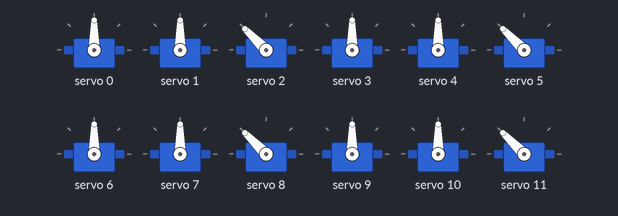
Bench run of a sketch on a simulated Arduino Uno, built with avr-gcc and run on an emulated ATmega328P. On the bench: 12 × servo.

Above: at 0.05 s.
At 3.1 s:
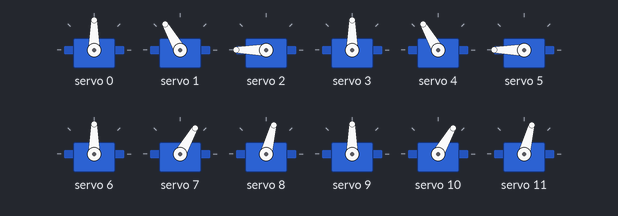
Timing chart, 0 to 7.2 s (numbered marks = the images above):
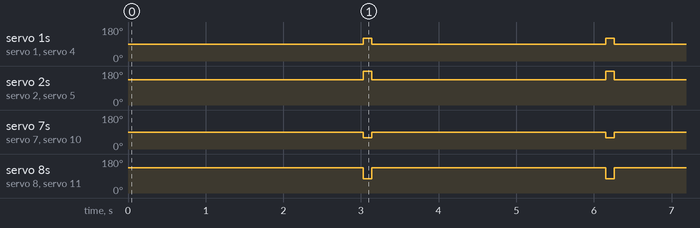

Measured:
- by itself, servo 1, servo 4: alternates 120° for 0.11 s and 90° for 3.0 s
- by itself, servo 2, servo 5: alternates 180° for 0.11 s and 135° for 3.0 s
- by itself, servo 7, servo 10: alternates 90° for 3.0 s and 60° for 0.11 s
- by itself, servo 8, servo 11: alternates 135° for 3.0 s and 75° for 0.11 s

The sketch:

dec6.ino
```cpp
#include "ServoDriver.h"
ServoDriver servo_driver;
/*void servogoto (Servo& servo, float ang)
{
  servo.write(ang + 90);
}*/


double getangleabc(double ab, double bc, double ca) {
  double v = (ab * ab + bc * bc - ca * ca) / (2.0 * ab * bc);
  if (v > 1.0) {
    v = 1.0;
  }
  if (v < -1.0) {
    v = -1.0;
  }
  return acos(v) * RAD_TO_DEG;
}

void servogoto (int servonum, float ang)
{
  servo_driver.gotoPos(servonum, ang + 90);
}

#define ROTRADIUS 31.0
#define LTHIGH 100.0
#define LCALF 125.327

#define ROT 0
#define HIP 1
#define KNEE 2

#define FL 0
#define BL 1
#define FR 2
#define BR 3

struct LegInfo{
  int servo_num[3]; // servo_num[0]...[1]...[2], RHK pin numbers
  int ninety_error[3]; //RHK errors
  bool reversed; //true or false
};

LegInfo leg_info[4] =
{
  { {0,1,2} , {0,0,45}, false}, //FL leg_info[0]
  { {3,4,5} , {0,0,45}, false}, //BL leg_info[1]
  { {6,7,8} , {0,0,45}, true }, //FR leg_info[2]
  { {9,10,11} , {0,0,45}, true}, //BR leg_info[3]
};


class Leg
{
  public:
  int leg_id; //0,1,2,3
  void gotoAng(float rot, float hip, float knee)
  {
    LegInfo& li = leg_info[leg_id];
    if (li.reversed)
    {
    servogoto( li.servo_num[0], -rot + li.ninety_error[ROT] );
    servogoto( li.servo_num[1], -hip + li.ninety_error[HIP] );
    servogoto( li.servo_num[2], -knee + li.ninety_error[KNEE] );
    //leg_info[leg_id]
    }
    else
    {
      servogoto( li.servo_num[0], rot + li.ninety_error[ROT] );
      servogoto( li.servo_num[1], hip + li.ninety_error[HIP] );
      servogoto( li.servo_num[2], knee + li.ninety_error[KNEE]);
    }
  }

  void calcAngles(float x, float y, float& h, float& k)
  {
    double max_length = LTHIGH + LCALF;
    double l = sqrt(x * x + y * y);
    if (l > max_length)
      l = max_length;
    double l_hip = getangleabc(LTHIGH, l, LCALF);
    double l_angle = getangleabc(l, y, x);
    if (x < 0)
      l_angle = -l_angle;
    h = l_hip - l_angle;;
    k = 180.0 - getangleabc(LTHIGH, LCALF, l);
  }
void gotoXY(float x, float y)
{
  float h = 0;
  float k = 0;
  calcAngles(x, y , h, k);
  gotoAng(0, h, k);
}

}; //end of class leg


class Body
{
  public:
  Leg legs[4];
  void setup(){
    for (int i = 0; i < 4; i++)
      legs[i].leg_id = i;

  }
  void gotoAng(int* angs){
    for (int i = 0; i < 4; i++) {
      legs[i].gotoAng( angs[0], angs[1], angs[2]);
    }
  }
};

Body body;

//int someangs[3] = {32, 19, 43};
//body.gotoAng( someangs );

void setup() {
  // put your setup code here, to run once:
  servo_driver.setup();
  body.setup();
}

int TallPos[3] = { 0, 0, 0 };
int StandPos[3] = { 0, 30, 60 };

void loop() {
  body.gotoAng( TallPos );
  delay(3000);
  body.gotoAng( StandPos );
  delay( 100);
  return;
}
```

ServoDriver.h
```cpp
#ifndef _SERVO_DRIVER_H_
#define _SERVO_DRIVER_H_

#include <Wire.h>
#include <Adafruit_PWMServoDriver.h>

Adafruit_PWMServoDriver pwm;

#define MIN_PULSE_WIDTH 544
#define MAX_PULSE_WIDTH 2400

#define SERVO_FREQ 50
#define NUM_INCREMENTS 4096
#define ONE_SEC_US 1000000
#define PWM_PERIOD ONE_SEC_US / SERVO_FREQ
#define US_PER_INCR ((float)PWM_PERIOD / (float)NUM_INCREMENTS)
#define SERVO_MIN (MIN_PULSE_WIDTH / US_PER_INCR)
#define SERVO_MAX (MAX_PULSE_WIDTH / US_PER_INCR)

float mapf(float x,
           float in_min,
           float in_max,
           float out_min,
           float out_max)
{
  return (x - in_min) * (out_max - out_min) / (in_max - in_min) + out_min;
}

class ServoDriver
{
  public:
  void gotoPos(int servonum, float deg)
  {
    int pulselen = mapf(deg, 0, 180, SERVO_MIN, SERVO_MAX);
    pwm.setPWM(servonum, 0, pulselen);
  }
  void stop(int servonum)
  {
    pwm.setPWM(servonum, 0, 0);
  }

  void setup()
  {
    pwm.begin();
    Wire.setClock(400000L);
    pwm.setPWMFreq(SERVO_FREQ);
    delay(10);
  }
};
#endif 
```
